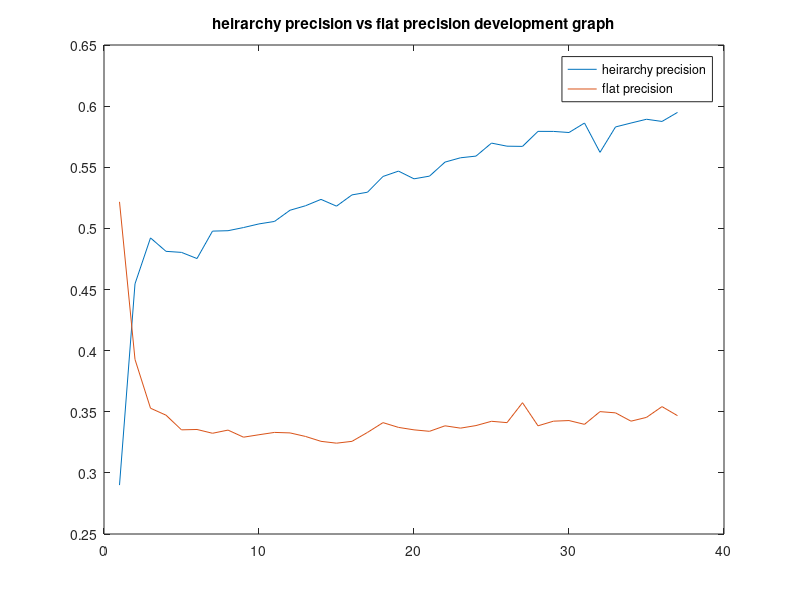

This chart was generated by the following MATLAB code:
heirarchyPrecision = [0.2899999999998, ...	
0.4546633333336	, ...	
0.49221000000075	, ...	
0.48121666666727	, ...	
0.48036000000059	, ...	
0.47532000000053	, ...	
0.49776000000082	, ...	
0.49809666666749	, ...	
0.50068000000085	, ...	
0.50366333333422	, ...	
0.50567666666758	, ...	
0.51483333333437	, ...	
0.51850333333441	, ...	
0.52372000000115	, ...	
0.51819000000108	, ...	
0.52739666666786	, ...	
0.52957666666789	, ...	
0.54247000000139	, ...	
0.54684333333477	, ...	
0.54053333333469	, ...	
0.54273666666806	, ...	
0.5542166666682	, ...	
0.55775000000158	, ...	
0.55912666666826	, ...	
0.5697566666684	, ...	
0.56723666666837	, ...	
0.56706666666836	, ...	
0.57935666666852	, ...	
0.57931666666852	, ...	
0.57841666666851	, ...	
0.58617666666861	, ...	
0.56219000000164	, ...	
0.58297333333523	, ...	
0.58617666666861	, ...	
0.58926333333531	, ...	
0.58747000000196	, ...	
0.59487000000205];

flatPrecision = [0.5217	, ...	
0.3928	, ...	
0.3529	, ...	
0.3472	, ...	
0.3352	, ...	
0.3355	, ...	
0.3324	, ...	
0.335	, ...	
0.3292	, ...	
0.3312	, ...	
0.3331	, ...	
0.3327	, ...	
0.3298	, ...	
0.3258	, ...	
0.3243	, ...	
0.3258	, ...	
0.3331	, ...	
0.3411	, ...	
0.3372	, ...	
0.3352	, ...	
0.334	, ...	
0.3385	, ...	
0.3366	, ...	
0.3387	, ...	
0.3422	, ...	
0.3411	, ...	
0.3574	, ...	
0.3385	, ...	
0.3423	, ...	
0.3428	, ...	
0.3397	, ...	
0.3501	, ...	
0.3491	, ...	
0.3423	, ...	
0.3454	, ...	
0.3542	, ...	
0.3468];
figure;
plot(heirarchyPrecision);
hold on;
plot(flatPrecision);
legend('heirarchy precision', 'flat precision');
title('heirarchy precision vs flat precision development graph');
hold off;